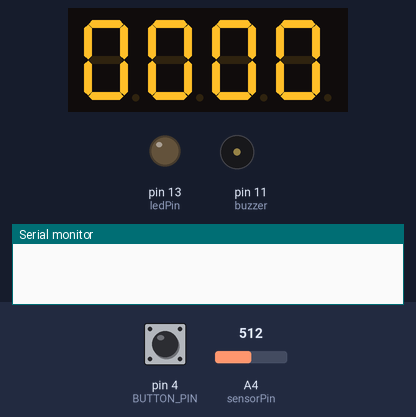
Bench run of a sketch on a simulated Arduino Uno, built with avr-gcc and run on an emulated ATmega328P. On the bench: 4-digit seven-segment display, output pins drawn as LEDs (lit = HIGH), buzzer (waves = sounding), the last lines printed to the serial monitor. The inputs (shaded band) are chosen by the test bench; at power-on: pin 4 (BUTTON_PIN) HIGH, A4 (sensorPin) = 512.

Above: at 1.2 s.
1.3 s: pin 4 (BUTTON_PIN) pulled LOW for 0.15 s
At 2.0 s:
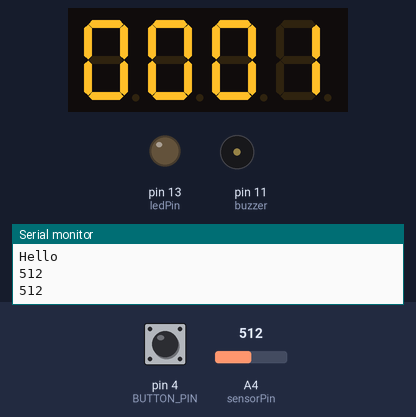
Timing chart, 0 to 4.3 s (numbered marks = the images above; inputs shaded):
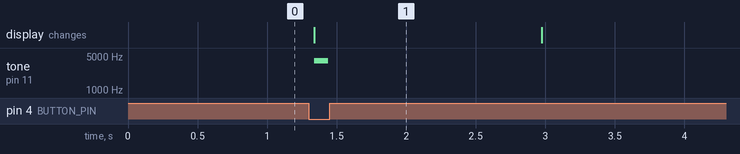

The sketch:

WhistleCounter.ino
```cpp
#include <TM1637.h>
const int CLK = 2;
const int DIO = 3;
TM1637 tm(CLK,DIO);
int num=0;
int sensorPin = A4;   // select the input pin for the potentiometer
int ledPin = 13;      // select the pin for the LED
int sensorValue = 0;  // variable to store the value coming from the sensor
const char BUTTON_PIN = 4;
bool pressed = false;
int count=0;
int a=0,b=0;
const int buzzer = 11;
void displayNumber(int num){
  tm.display(3, num % 10);
  tm.display(2, num / 10 % 10);
  tm.display(1, num / 100 % 10);
  tm.display(0, num / 1000 % 10);
}
int holdTime=0;
int startPressed=0;

void setup() {
  // put your setup code here, to run once:
  tm.init();
  // set brightness; 0-7
  tm.set(6);
  pinMode(ledPin, OUTPUT);
  pinMode(buzzer, OUTPUT);
  pinMode(BUTTON_PIN, INPUT_PULLUP);
  pinMode(sensorPin, INPUT);
  Serial.begin(9600);
  displayNumber(num);
      tone(buzzer, 0);

}

void loop() {
  displayNumber(num);
   bool currentState = digitalRead(BUTTON_PIN);
    if (currentState == pressed) {
    Serial.println("Hello");
    startPressed=millis();
    noTone(11);     // Stop sound...
    // delay(1000);
    //tone(buzzer, 10);
      if(num>7){
        for(int i=0;i<10;i++){
        tm.set(7);
        displayNumber(8888);
        tone(buzzer, 200);
        delay(200);
        noTone(buzzer);
        // digitalWrite(LED_PIN, ledState);
        displayNumber(0);
        delay(100);}
        num=0;
        return;
        }
    num+=1;
    displayNumber(num);
    tone(buzzer, 4000); // Send 1KHz sound signal...
    delay(100);
    noTone(buzzer);
    while(digitalRead(BUTTON_PIN) == pressed) {
    holdTime = millis() - startPressed;
      if (holdTime >= 2000) {
          //Serial.println("Button is held for more than a second");
          startPressed=0;
          num=0;
          displayNumber(num);
      }
    }
  }
  sensorValue = analogRead(sensorPin);
  if(num>0){
    a=0;
    while(a<10000 && sensorValue>=100){
      sensorValue = analogRead(sensorPin);
      Serial.println(sensorValue);
      a+=500;
      delay(500);
      if (a>1000){
        num--;
        return;
      }
    }
  }
  noTone(buzzer);     // Stop sound...

  // digitalWrite(ledPin, HIGH);
  // delay(sensorValue);
  // digitalWrite(ledPin, LOW);
  // delay(sensorValue);

}
```

Measured:
- after the input at 1.3 s, tone on pin 11 (buzzer): silent → 4000 Hz at once, → silent 0.10 s later; the display: changes at once (image 1)
